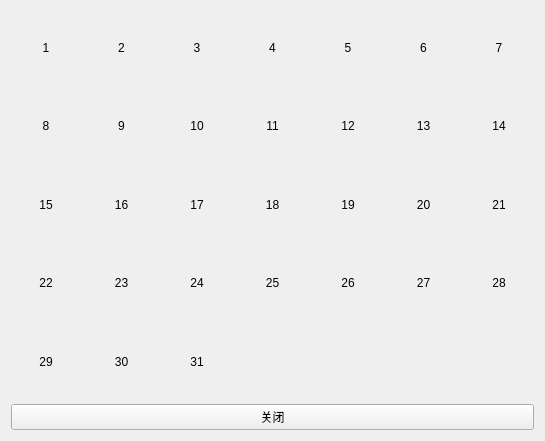
<?xml version="1.0" encoding="UTF-8"?>
<ui version="4.0">
 <class>SignWidget</class>
 <widget class="QWidget" name="SignWidget">
  <property name="geometry">
   <rect>
    <x>0</x>
    <y>0</y>
    <width>545</width>
    <height>441</height>
   </rect>
  </property>
  <property name="windowTitle">
   <string>Form</string>
  </property>
  <layout class="QVBoxLayout" name="verticalLayout">
   <item>
    <layout class="QGridLayout" name="gridLayout">
     <item row="0" column="5">
      <widget class="QLabel" name="label_6">
       <property name="minimumSize">
        <size>
         <width>64</width>
         <height>64</height>
        </size>
       </property>
       <property name="text">
        <string>6</string>
       </property>
       <property name="alignment">
        <set>Qt::AlignCenter</set>
       </property>
      </widget>
     </item>
     <item row="3" column="4">
      <widget class="QLabel" name="label_26">
       <property name="minimumSize">
        <size>
         <width>64</width>
         <height>64</height>
        </size>
       </property>
       <property name="text">
        <string>26</string>
       </property>
       <property name="alignment">
        <set>Qt::AlignCenter</set>
       </property>
      </widget>
     </item>
     <item row="1" column="3">
      <widget class="QLabel" name="label_11">
       <property name="minimumSize">
        <size>
         <width>64</width>
         <height>64</height>
        </size>
       </property>
       <property name="text">
        <string>11</string>
       </property>
       <property name="alignment">
        <set>Qt::AlignCenter</set>
       </property>
      </widget>
     </item>
     <item row="3" column="2">
      <widget class="QLabel" name="label_24">
       <property name="minimumSize">
        <size>
         <width>64</width>
         <height>64</height>
        </size>
       </property>
       <property name="text">
        <string>24</string>
       </property>
       <property name="alignment">
        <set>Qt::AlignCenter</set>
       </property>
      </widget>
     </item>
     <item row="1" column="5">
      <widget class="QLabel" name="label_13">
       <property name="minimumSize">
        <size>
         <width>64</width>
         <height>64</height>
        </size>
       </property>
       <property name="text">
        <string>13</string>
       </property>
       <property name="alignment">
        <set>Qt::AlignCenter</set>
       </property>
      </widget>
     </item>
     <item row="1" column="6">
      <widget class="QLabel" name="label_14">
       <property name="minimumSize">
        <size>
         <width>64</width>
         <height>64</height>
        </size>
       </property>
       <property name="text">
        <string>14</string>
       </property>
       <property name="alignment">
        <set>Qt::AlignCenter</set>
       </property>
      </widget>
     </item>
     <item row="2" column="2">
      <widget class="QLabel" name="label_17">
       <property name="minimumSize">
        <size>
         <width>64</width>
         <height>64</height>
        </size>
       </property>
       <property name="text">
        <string>17</string>
       </property>
       <property name="alignment">
        <set>Qt::AlignCenter</set>
       </property>
      </widget>
     </item>
     <item row="2" column="5">
      <widget class="QLabel" name="label_20">
       <property name="minimumSize">
        <size>
         <width>64</width>
         <height>64</height>
        </size>
       </property>
       <property name="text">
        <string>20</string>
       </property>
       <property name="alignment">
        <set>Qt::AlignCenter</set>
       </property>
      </widget>
     </item>
     <item row="0" column="0">
      <widget class="QLabel" name="label_1">
       <property name="minimumSize">
        <size>
         <width>64</width>
         <height>64</height>
        </size>
       </property>
       <property name="text">
        <string>1</string>
       </property>
       <property name="alignment">
        <set>Qt::AlignCenter</set>
       </property>
      </widget>
     </item>
     <item row="0" column="4">
      <widget class="QLabel" name="label_5">
       <property name="minimumSize">
        <size>
         <width>64</width>
         <height>64</height>
        </size>
       </property>
       <property name="text">
        <string>5</string>
       </property>
       <property name="alignment">
        <set>Qt::AlignCenter</set>
       </property>
      </widget>
     </item>
     <item row="1" column="0">
      <widget class="QLabel" name="label_8">
       <property name="minimumSize">
        <size>
         <width>64</width>
         <height>64</height>
        </size>
       </property>
       <property name="text">
        <string>8</string>
       </property>
       <property name="alignment">
        <set>Qt::AlignCenter</set>
       </property>
      </widget>
     </item>
     <item row="2" column="1">
      <widget class="QLabel" name="label_16">
       <property name="minimumSize">
        <size>
         <width>64</width>
         <height>64</height>
        </size>
       </property>
       <property name="text">
        <string>16</string>
       </property>
       <property name="alignment">
        <set>Qt::AlignCenter</set>
       </property>
      </widget>
     </item>
     <item row="2" column="3">
      <widget class="QLabel" name="label_18">
       <property name="minimumSize">
        <size>
         <width>64</width>
         <height>64</height>
        </size>
       </property>
       <property name="text">
        <string>18</string>
       </property>
       <property name="alignment">
        <set>Qt::AlignCenter</set>
       </property>
      </widget>
     </item>
     <item row="2" column="4">
      <widget class="QLabel" name="label_19">
       <property name="minimumSize">
        <size>
         <width>64</width>
         <height>64</height>
        </size>
       </property>
       <property name="text">
        <string>19</string>
       </property>
       <property name="alignment">
        <set>Qt::AlignCenter</set>
       </property>
      </widget>
     </item>
     <item row="3" column="6">
      <widget class="QLabel" name="label_28">
       <property name="minimumSize">
        <size>
         <width>64</width>
         <height>64</height>
        </size>
       </property>
       <property name="text">
        <string>28</string>
       </property>
       <property name="alignment">
        <set>Qt::AlignCenter</set>
       </property>
      </widget>
     </item>
     <item row="2" column="6">
      <widget class="QLabel" name="label_21">
       <property name="minimumSize">
        <size>
         <width>64</width>
         <height>64</height>
        </size>
       </property>
       <property name="text">
        <string>21</string>
       </property>
       <property name="alignment">
        <set>Qt::AlignCenter</set>
       </property>
      </widget>
     </item>
     <item row="2" column="0">
      <widget class="QLabel" name="label_15">
       <property name="minimumSize">
        <size>
         <width>64</width>
         <height>64</height>
        </size>
       </property>
       <property name="text">
        <string>15</string>
       </property>
       <property name="alignment">
        <set>Qt::AlignCenter</set>
       </property>
      </widget>
     </item>
     <item row="3" column="1">
      <widget class="QLabel" name="label_23">
       <property name="minimumSize">
        <size>
         <width>64</width>
         <height>64</height>
        </size>
       </property>
       <property name="text">
        <string>23</string>
       </property>
       <property name="alignment">
        <set>Qt::AlignCenter</set>
       </property>
      </widget>
     </item>
     <item row="1" column="1">
      <widget class="QLabel" name="label_9">
       <property name="minimumSize">
        <size>
         <width>64</width>
         <height>64</height>
        </size>
       </property>
       <property name="text">
        <string>9</string>
       </property>
       <property name="alignment">
        <set>Qt::AlignCenter</set>
       </property>
      </widget>
     </item>
     <item row="1" column="4">
      <widget class="QLabel" name="label_12">
       <property name="minimumSize">
        <size>
         <width>64</width>
         <height>64</height>
        </size>
       </property>
       <property name="text">
        <string>12</string>
       </property>
       <property name="alignment">
        <set>Qt::AlignCenter</set>
       </property>
      </widget>
     </item>
     <item row="3" column="5">
      <widget class="QLabel" name="label_27">
       <property name="minimumSize">
        <size>
         <width>64</width>
         <height>64</height>
        </size>
       </property>
       <property name="text">
        <string>27</string>
       </property>
       <property name="alignment">
        <set>Qt::AlignCenter</set>
       </property>
      </widget>
     </item>
     <item row="3" column="0">
      <widget class="QLabel" name="label_22">
       <property name="minimumSize">
        <size>
         <width>64</width>
         <height>64</height>
        </size>
       </property>
       <property name="text">
        <string>22</string>
       </property>
       <property name="alignment">
        <set>Qt::AlignCenter</set>
       </property>
      </widget>
     </item>
     <item row="3" column="3">
      <widget class="QLabel" name="label_25">
       <property name="minimumSize">
        <size>
         <width>64</width>
         <height>64</height>
        </size>
       </property>
       <property name="text">
        <string>25</string>
       </property>
       <property name="alignment">
        <set>Qt::AlignCenter</set>
       </property>
      </widget>
     </item>
     <item row="0" column="2">
      <widget class="QLabel" name="label_3">
       <property name="minimumSize">
        <size>
         <width>64</width>
         <height>64</height>
        </size>
       </property>
       <property name="text">
        <string>3</string>
       </property>
       <property name="alignment">
        <set>Qt::AlignCenter</set>
       </property>
      </widget>
     </item>
     <item row="0" column="1">
      <widget class="QLabel" name="label_2">
       <property name="minimumSize">
        <size>
         <width>64</width>
         <height>64</height>
        </size>
       </property>
       <property name="text">
        <string>2</string>
       </property>
       <property name="alignment">
        <set>Qt::AlignCenter</set>
       </property>
      </widget>
     </item>
     <item row="1" column="2">
      <widget class="QLabel" name="label_10">
       <property name="minimumSize">
        <size>
         <width>64</width>
         <height>64</height>
        </size>
       </property>
       <property name="text">
        <string>10</string>
       </property>
       <property name="alignment">
        <set>Qt::AlignCenter</set>
       </property>
      </widget>
     </item>
     <item row="0" column="3">
      <widget class="QLabel" name="label_4">
       <property name="minimumSize">
        <size>
         <width>64</width>
         <height>64</height>
        </size>
       </property>
       <property name="text">
        <string>4</string>
       </property>
       <property name="alignment">
        <set>Qt::AlignCenter</set>
       </property>
      </widget>
     </item>
     <item row="0" column="6">
      <widget class="QLabel" name="label_7">
       <property name="minimumSize">
        <size>
         <width>64</width>
         <height>64</height>
        </size>
       </property>
       <property name="text">
        <string>7</string>
       </property>
       <property name="alignment">
        <set>Qt::AlignCenter</set>
       </property>
      </widget>
     </item>
     <item row="4" column="0">
      <widget class="QLabel" name="label_29">
       <property name="minimumSize">
        <size>
         <width>64</width>
         <height>64</height>
        </size>
       </property>
       <property name="text">
        <string>29</string>
       </property>
       <property name="alignment">
        <set>Qt::AlignCenter</set>
       </property>
      </widget>
     </item>
     <item row="4" column="1">
      <widget class="QLabel" name="label_30">
       <property name="minimumSize">
        <size>
         <width>64</width>
         <height>64</height>
        </size>
       </property>
       <property name="text">
        <string>30</string>
       </property>
       <property name="alignment">
        <set>Qt::AlignCenter</set>
       </property>
      </widget>
     </item>
     <item row="4" column="2">
      <widget class="QLabel" name="label_31">
       <property name="minimumSize">
        <size>
         <width>64</width>
         <height>64</height>
        </size>
       </property>
       <property name="text">
        <string>31</string>
       </property>
       <property name="alignment">
        <set>Qt::AlignCenter</set>
       </property>
      </widget>
     </item>
    </layout>
   </item>
   <item>
    <widget class="QPushButton" name="closeButton">
     <property name="text">
      <string>关闭</string>
     </property>
    </widget>
   </item>
  </layout>
 </widget>
 <resources/>
 <connections/>
</ui>
